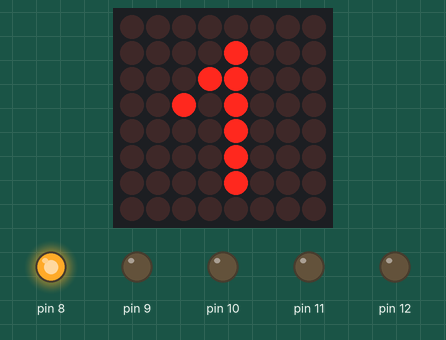
The program below on a simulated Arduino Nano, built with avr-gcc and run on an emulated ATmega328P. Shown: 8×8 LED matrix, output pins drawn as LEDs (lit = HIGH).

Above: at 0.1 s.
At 2.1 s:
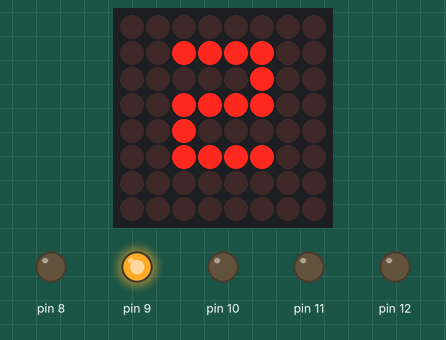
At 4.1 s:
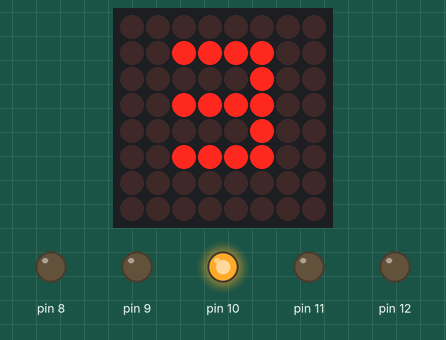
At 6.1 s:
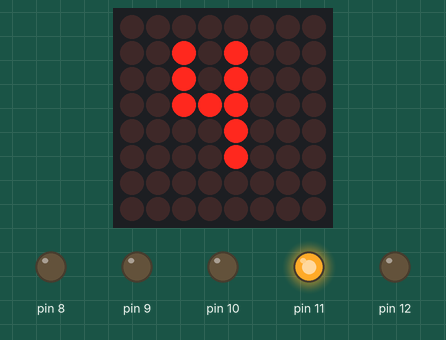
At 8.1 s:
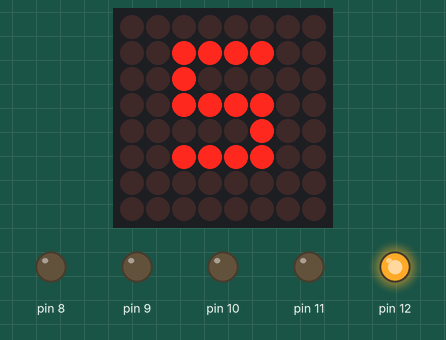
At 13.1 s:
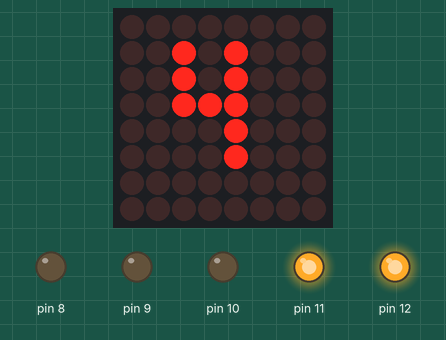
Timing chart, 0 to 40.0 s (numbered marks = the images above):
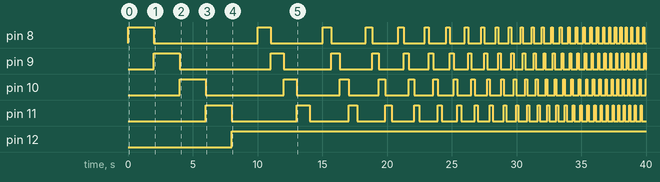

The program:

main.cpp
```cpp
#include <Arduino.h>
#include <LedControl.h>
#include <main.h>

int times = 1;
bool zero = false;
void setup() {
  lc.shutdown(0,false);// Выключить энергосбережение, включить матрицу
  lc.setIntensity(0,8);// Устанавлить яркость (0 ~ 15 возможных значений)
  lc.clearDisplay(0);// Очистить матрицу
}

void loop() {
    one();
    //signal();
    analogWrite(8, 255);
    delay(2000 / times);
    digitalWrite(8, LOW);
    two();
    //signal();
    analogWrite(9, 255);
    delay(2000 / times);
    digitalWrite(9, LOW);
    three();
    //signal();
        analogWrite(10, 255);
      delay(2000 / times);
      digitalWrite(10, LOW);
      four();
      //signal();
    analogWrite(11, 255);
    delay(2000 / times);
    digitalWrite(11, LOW);
    five();
    //signal();
    analogWrite(12, 255);
    delay(2000 / times);
    digitalWrite(11, LOW);
    if(times < 25 && !zero)
      times++;
    else
    {
      times--;
      zero = true;
      if(times == 0) {times++; zero = false;}
    }

}
```

main.h
```cpp
#include <Arduino.h>
#include <LedControl.h>

LedControl lc=LedControl(5,6,7,1);

void one()
{
        lc.clearDisplay(0);
    lc.setLed(0,1,4,true);
    lc.setLed(0,2,3,true);
    lc.setLed(0,2,4,true);
    lc.setLed(0,3,2,true);
    lc.setLed(0,3,4,true);
    lc.setLed(0,4,4,true);
    lc.setLed(0,5,4,true);
    lc.setLed(0,6,4,true);
}
void two()
{
        lc.clearDisplay(0);
    lc.setLed(0,1,2,true);
    lc.setLed(0,1,3,true);
    lc.setLed(0,1,4,true);
    lc.setLed(0,1,5,true);
    lc.setLed(0,2,5,true);
    lc.setLed(0,3,2,true);
    lc.setLed(0,3,3,true);
    lc.setLed(0,3,4,true);
    lc.setLed(0,3,5,true);
    lc.setLed(0,4,2,true);
    lc.setLed(0,5,2,true);
    lc.setLed(0,5,3,true);
    lc.setLed(0,5,4,true);
    lc.setLed(0,5,5,true);
}
void three()
{    lc.clearDisplay(0);
    lc.setLed(0,1,2,true);
    lc.setLed(0,1,3,true);
    lc.setLed(0,1,4,true);
    lc.setLed(0,1,5,true);
    lc.setLed(0,2,5,true);
    lc.setLed(0,3,2,true);
    lc.setLed(0,3,3,true);
    lc.setLed(0,3,4,true);
    lc.setLed(0,3,5,true);
    lc.setLed(0,4,5,true);
    lc.setLed(0,5,2,true);
    lc.setLed(0,5,3,true);
    lc.setLed(0,5,4,true);
    lc.setLed(0,5,5,true);
}
void four()
{    lc.clearDisplay(0);
    lc.setLed(0,1,2,true);
    lc.setLed(0,1,4,true);
    lc.setLed(0,2,2,true);
    lc.setLed(0,2,4,true);
    lc.setLed(0,3,2,true);
    lc.setLed(0,3,3,true);
    lc.setLed(0,3,4,true);
    lc.setLed(0,4,4,true);
    lc.setLed(0,5,4,true);
}
void five()
{    lc.clearDisplay(0);
    lc.setLed(0,1,2,true);
    lc.setLed(0,1,3,true);
    lc.setLed(0,1,4,true);
    lc.setLed(0,1,5,true);
    lc.setLed(0,2,2,true);
    lc.setLed(0,3,2,true);
    lc.setLed(0,3,3,true);
    lc.setLed(0,3,4,true);
    lc.setLed(0,3,5,true);
    lc.setLed(0,4,5,true);
    lc.setLed(0,5,2,true);
    lc.setLed(0,5,3,true);
    lc.setLed(0,5,4,true);
    lc.setLed(0,5,5,true);
}
void signal()
{
    long long current = millis();
    tone(4, 440, 100);
    do{}
    while(millis() - current != 100);
    noTone(4);
}
```

Measured:
- by itself, pin 8: LOW → HIGH at 0.00 s, → LOW 2.0 s later, → HIGH 8.0 s later, → LOW 1.0 s later, … (58 changes in this stretch)
- by itself, pin 9: LOW → HIGH at 2.0 s, → LOW 2.0 s later, → HIGH 7.0 s later, → LOW 1.0 s later, … (58 changes in this stretch)
- by itself, pin 10: LOW → HIGH at 4.0 s, → LOW 2.0 s later, → HIGH 6.0 s later, → LOW 1.0 s later, … (57 changes in this stretch)
- by itself, pin 11: LOW → HIGH at 6.0 s, → LOW 2.0 s later, → HIGH 5.0 s later, → LOW 1.0 s later, … (56 changes in this stretch)
- by itself, pin 12: LOW → HIGH at 8.0 s
- what the display in image 1 shows lasts 2.0 s, from 2.0 s to 4.0 s
